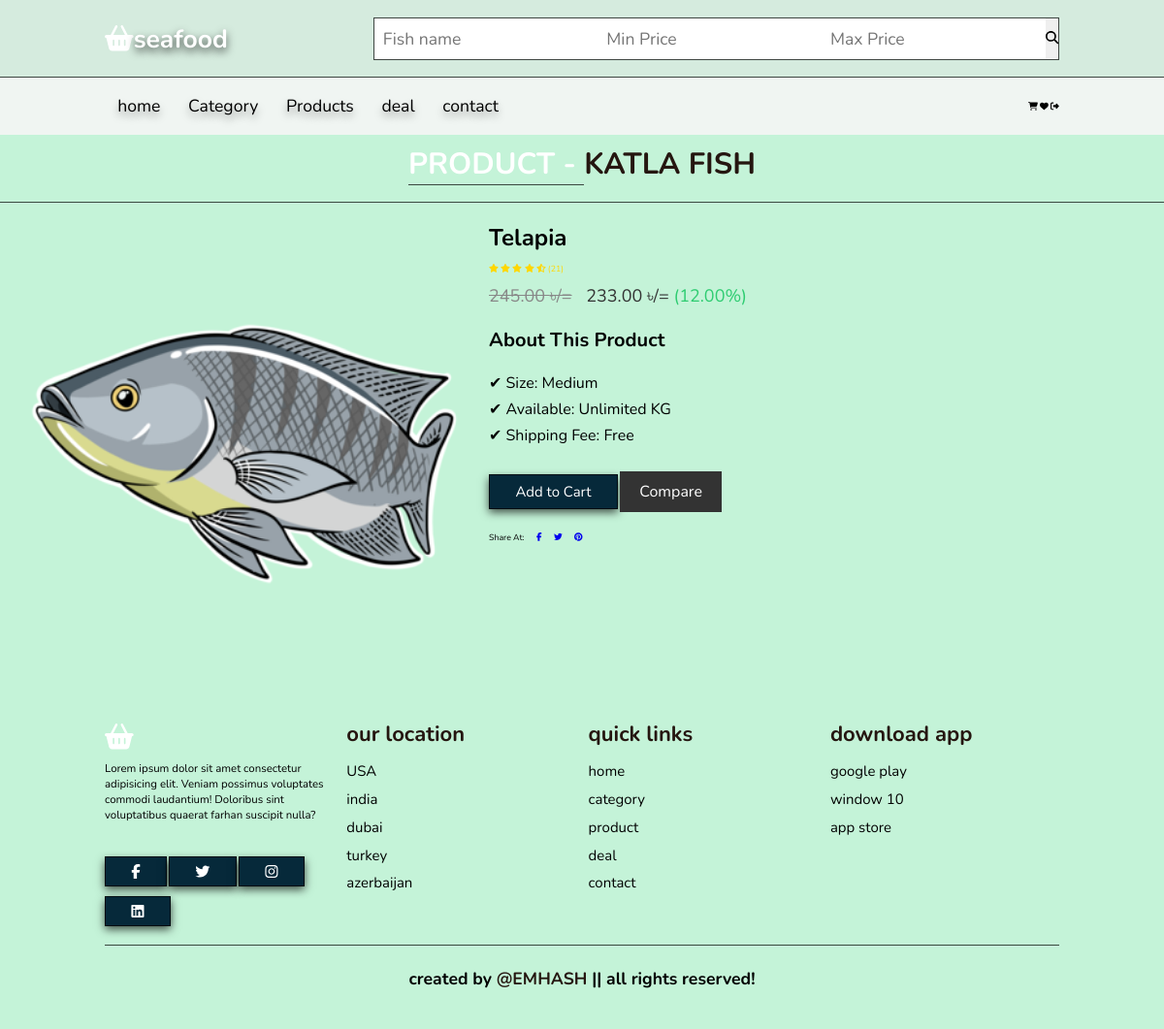
Page /product/item/a66fd7f5-6eaa-48d2-94ee-44d33b8857de (signed in) on the earlier database version.
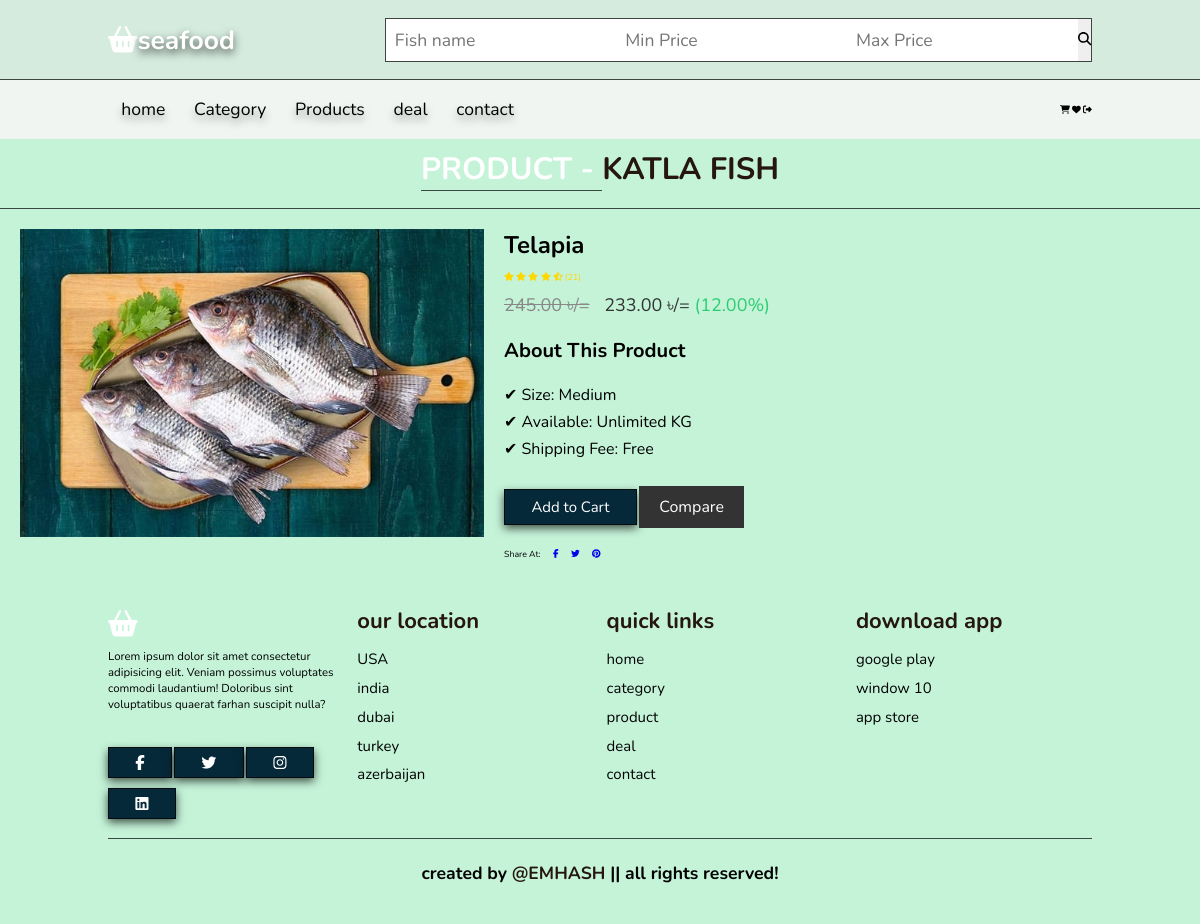
Same page on the later database version.
### market/models.py (models this page shows, shortened)
class CommonBaseModel(models.Model):
    uid = models.UUIDField(primary_key=True, default= uuid.uuid4, editable=False)
    created_at = models.DateTimeField(auto_now_add=True)
    updated_at = models.DateTimeField(auto_now=True)
    class Meta:
        abstract = True

class Fish(CommonBaseModel):
    name = models.CharField(max_length=100)
    image = models.ImageField(upload_to="Fishes")
    price = models.DecimalField(max_digits=10, decimal_places=2)
    category = models.ForeignKey(Category, on_delete=models.CASCADE)
    discount = models.DecimalField(max_digits=5, decimal_places=2, blank=True, null=True)
    def discounted_price(self):
        if self.discount:
            return self.price - self.discount
        else:
            return self.price

### market/views.py (the view)
# urls.py: path("product/item/<str:uid>", views.view_product, name="view_product" ),
def view_product(request, uid):
    the_product = get_object_or_404(Fish, uid = uid)
    referring_url = request.META.get('HTTP_REFERER')
    context = {
        "fish":the_product,
    }
    return render(request, "frontend/view_product.html", context)

### market/shortcuts.py (called while the page is built)
def common_data(request):
    profile = request.user.profile
    context ={
        "cart_item":CartItem.objects.filter(user=profile, purchased = False).count(),
        "fav_item": Favorite.objects.filter(user = profile).count()
    }
    return context

### templates/frontend/view_product.html (shortened to what this page needs)
{% extends "frontend/base/base.html" %}
{% load static %}
{% block css %}
<link rel="stylesheet" href="{% static "css/product_view.css" %}">
{% endblock css %}
{% block content %}
<h1 class="heading"> <span>Product - </span> Katla Fish </h1>
    <main class="main">
        <div class="container">
            <div class="product-view">
                <div class="product-image">
                    <img src="{{fish.image.url}}" alt="Product Image">
                </div>
                <div class="product-details">
                    <h1>{{fish.name}}</h1>
                    <div class="rating">
                        <span class="fas fa-star"></span>
                        <span class="fas fa-star"></span>
                        <span class="fas fa-star"></span>
                        <span class="fas fa-star"></span>
                        <span class="fas fa-star-half-alt"></span>
                        <span>(21)</span>
                    </div>
                    <p class="price">
                        <span class="old-price">{{fish.price}} ৳/=</span>
                        <span class="new-price">{{fish.discounted_price}} ৳/=</span>
                        <span class="discount">({{fish.discount}}%)</span>
                    </p>
                    <div class="description">
                        <h3>About This Product</h3>
                    </div>
                    <ul class="features">
                        <li>✔ Size: Medium</li>
                        <li>✔ Available: {{fish.available}}Unlimited KG</li>
                        <li>✔ Shipping Fee: Free</li>
                    </ul>
                    <div class="cart-add">
                        <a href="{% url "cart_view" fish.uid %}" class="btn">Add to Cart</a>
                        <button type="button">Compare</button>
                    </div>
                    <div class="share">
                        <span>Share At:</span>
                        <a href="#"><i class="fab fa-facebook-f"></i></a>
                        <a href="#"><i class="fab fa-twitter"></i></a>
                        <a href="#"><i class="fab fa-pinterest"></i></a>
                    </div>
                </div>
            </div>
        </div>
    </main>
{% endblock content %}

Differences in the rows shown:
changed Fish "Telapia": image: a different picture
